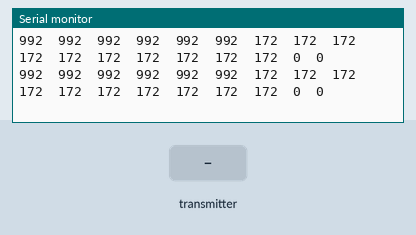
Simulated run of this sketch. Board: Arduino Uno, built with avr-gcc and run on an emulated ATmega328P. Parts: the last lines printed to the serial monitor. The test bench sets the inputs (shaded band).

Above: at 1.2 s.
1.3 s: the transmitter starts sending ch.1 = 1811
At 2.1 s:
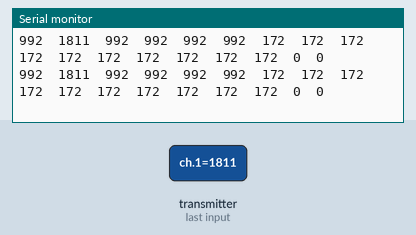
4.3 s: the transmitter starts sending ch.0 = 1811
At 4.8 s:
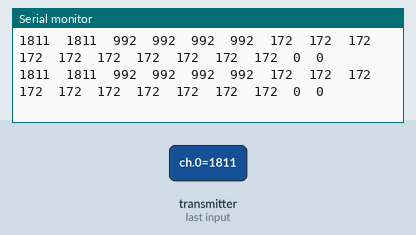
7.3 s: the transmitter starts sending ch.1 = 172
At 8.0 s:
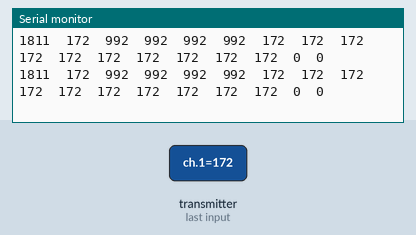
10.3 s: the transmitter starts sending ch.2 = 172
At 11.3 s:
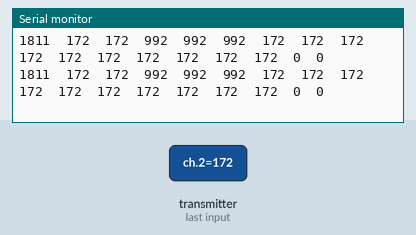
11.8 s: the transmitter starts sending ch.3 = 172
At 12.9 s:
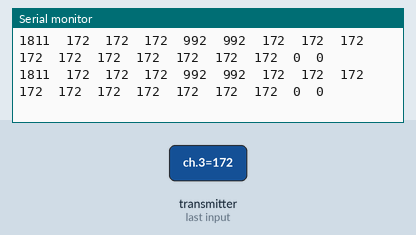
13.3 s: the transmitter starts sending ch.4 = 172
At 14.1 s:
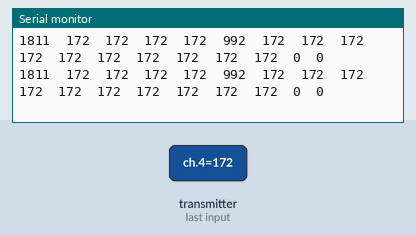
Timing chart, 0 to 15.8 s (numbered marks = the images above; inputs shaded):
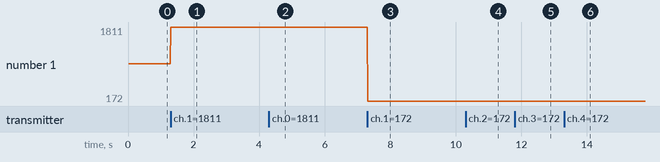

Measured:
- after the input at 1.3 s, the serial monitor: prints a new line at once (image 1)
- after the input at 4.3 s, the serial monitor: prints a new line at once (image 2)
- after the input at 7.3 s, the serial monitor: prints a new line at once (image 3)
- after the input at 10.3 s, the serial monitor: prints a new line at once (image 4)
- after the input at 11.8 s, the serial monitor: prints a new line at once (image 5)
- after the input at 13.3 s, the serial monitor: prints a new line at once (image 6)
- plotted number 1: 992 → 1811 after the input at 1.3 s

The sketch:

sketch_feb19b.ino
```cpp
#include "sbus.h"

/* SBUS object, reading SBUS */
bfs::SbusRx sbus_rx(&Serial); // if Arduino is Uno: sbus_rx(&Serial)
/* SBUS object, writing SBUS */
bfs::SbusTx sbus_tx(&Serial); // if Arduino is Uno: sbus_tx(&Serial)
/* SBUS data */
bfs::SbusData data;

void setup() {
  // Set custom baud rate for hardware UART
  uint16_t ubrr_value = 103; // UBRR value for 100,000 baud at 16 MHz clock
  UBRR0H = (ubrr_value >> 8); // Set high byte of UBRR
  UBRR0L = ubrr_value;        // Set low byte of UBRR
  UCSR0A &= ~(1 << U2X0);     // Disable double-speed mode
  UCSR0B = (1 << RXEN0);      // Enable receiver
  UCSR0C = (1 << UCSZ01) | (1 << UCSZ00); // Set frame format: 8 data bits, 1 stop bit, no parity
  /* Serial to display data */
  Serial.begin(115200);
  Serial.println("SBUS Debugging Started!");
  while (!Serial) {}
  /* Begin the SBUS communication */
  sbus_rx.Begin();
  sbus_tx.Begin();
}

void loop () {
  if (sbus_rx.Read()) {
    /* Grab the received data */
    data = sbus_rx.data();
    /* Display the received data */
    for (int8_t i = 0; i < data.NUM_CH; i++) {
      Serial.print(data.ch[i]);
      Serial.print("\t");
    }
    /* Display lost frames and failsafe data */
    Serial.print(data.lost_frame);
    Serial.print("\t");
    Serial.println(data.failsafe);
    /* Set the SBUS TX data to the received data */
    sbus_tx.data(data);
    /* Write the data to the servos */
    sbus_tx.Write();
  }
}
```
